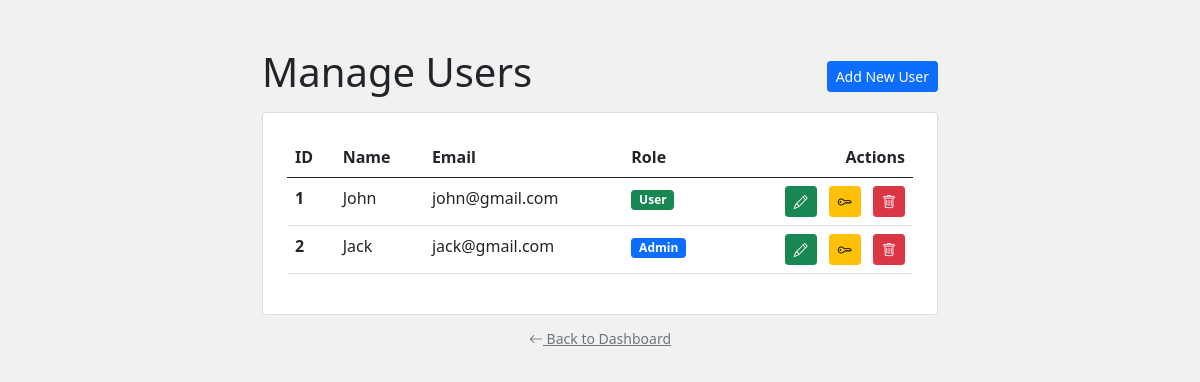
The page /manage-users (signed in) on the database its author committed.
### tables this page shows
CREATE TABLE `users` (
  `id` int(11) NOT NULL AUTO_INCREMENT,
  `name` varchar(255) NOT NULL,
  `email` varchar(255) NOT NULL,
  `password` text NOT NULL,
  `role` varchar(255) NOT NULL DEFAULT 'user',
  `created_at` timestamp NOT NULL DEFAULT current_timestamp(),
  PRIMARY KEY (`id`)
);

### includes/class-db.php (called while the page is built, shortened)
<?php
class DB
{
    private $host = 'devkinsta_db';
    private $db_name = 'mock_exam';
    private $username = 'root';
    private $password = 'WaoDc0cvoNR1eUiM';
    private $db;
    public function __construct()
    {
        $this->db =  new PDO(
            "mysql:host=$this->host;dbname=$this->db_name",
            $this->username,
            $this->password
        );
    }
    public function fetchAll( $sql, $params = [])
    {
        $query = $this->db->prepare($sql);
        $query->execute($params);
        return $query->fetchAll();
    }
}

### pages/manage-users.php (the view, shortened to what this page needs)
<?php
    $database = new DB();
    $sql = "SELECT * FROM users";
    $users = $database->fetchAll($sql);
    require 'parts/header.php';
?>
<div class="container mx-auto my-5" style="max-width: 700px;">
    <div class="d-flex justify-content-between align-items-center mb-2">
        <h1 class="h1">Manage Users</h1>
        <div class="text-end">
            <a href="/manage-users-add" class="btn btn-primary btn-sm">Add New User</a>
        </div>
    </div>
    <div class="card mb-2 p-4">
        <table class="table">
            <thead>
                <tr>
                    <th scope="col">ID</th>
                    <th scope="col">Name</th>
                    <th scope="col">Email</th>
                    <th scope="col">Role</th>
                    <th scope="col" class="text-end">Actions</th>
                </tr>
            </thead>
            <tbody>
            <?php if ( isset( $users ) ) : ?>
                <?php foreach( $users as $user ) : ?>
                    <tr>
                        <th scope="row"><?= $user['id']; ?></th>
                        <td><?= $user['name']; ?></td>
                        <td><?= $user['email']; ?></td>
                        <td>
                        <?php
                            switch( $user['role'] ) {
                                case 'admin':
                                    echo '<span class="badge bg-primary">Admin</span>';
                                    break;
                                default:
                                    echo '<span class="badge bg-success">User</span>';
                                    break;
                            }
                        ?>
                        </td>
                        <td class="text-end">
                            <div class="buttons">
                                <a href="/manage-users-edit?id=<?= $user['id']; ?>" class="btn btn-success btn-sm me-2"><i class="bi bi-pencil"></i></a>
                                <a href="/manage-users-changepwd?id=<?= $user['id']; ?>" class="btn btn-warning btn-sm me-2"><i class="bi bi-key"></i></a>
                                <button href="#" class="btn btn-danger btn-sm" data-bs-toggle="modal" data-bs-target="#delete-user-<?= $user['id']; ?>"><i class="bi bi-trash"></i></button>
                            </div>
                        </td>
                    </tr>
                <?php endforeach; ?>
            <?php endif; ?>
            </tbody>
        </table>
    </div>
    <div class="text-center">
        <a href="/dashboard" class="btn btn-link link-secondary btn-sm"><i class="bi bi-arrow-left"></i> Back to Dashboard</a>
    </div>
</div>
<?php
    require 'parts/footer.php';

### parts/header.php (style rules this page uses)
body { background: #f1f1f1; }

### rows shown on the page
users: id "1", name "John", email "john@gmail.com", role "User"
users: id "2", name "Jack", email "jack@gmail.com", role "Admin"
